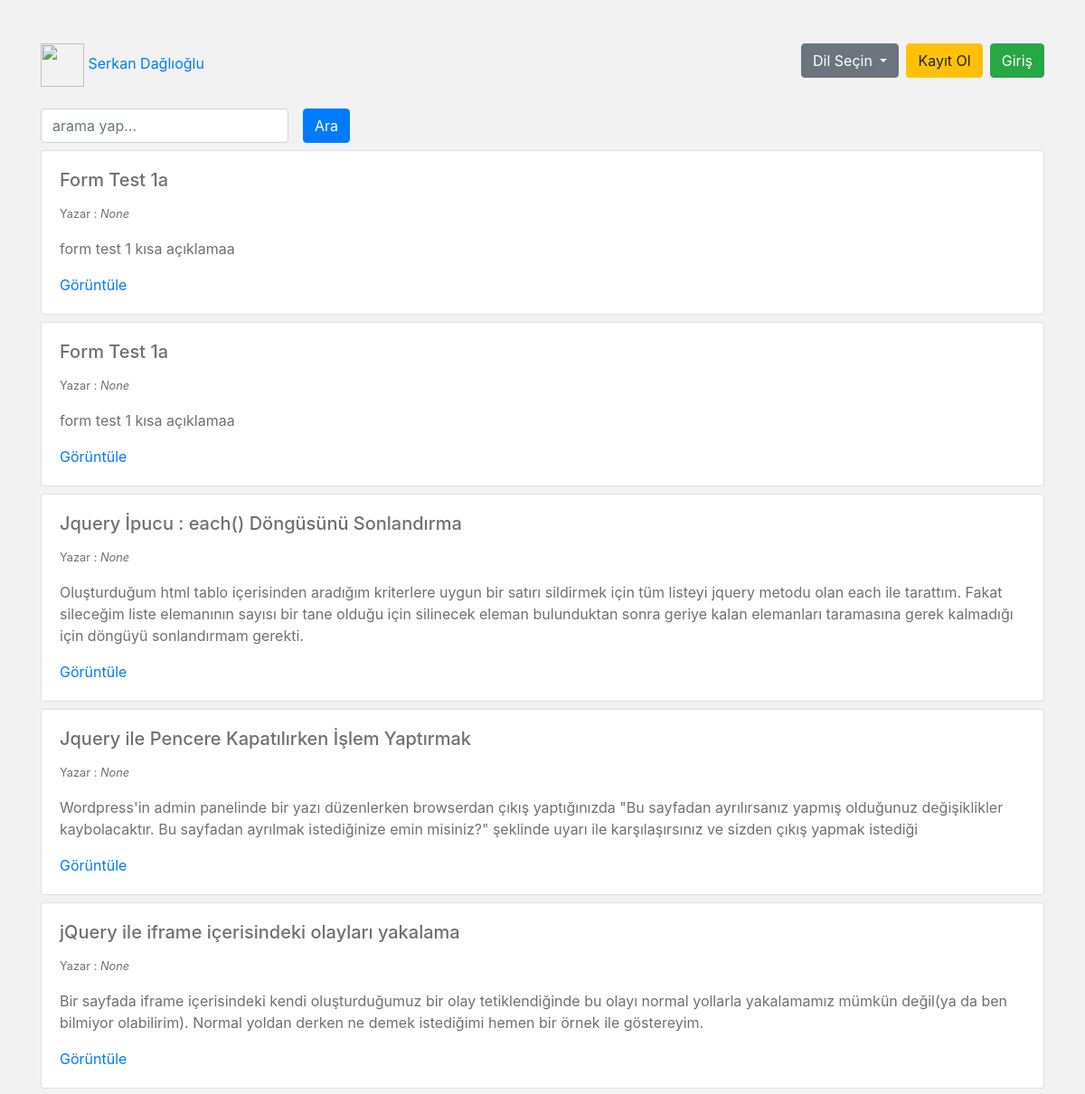
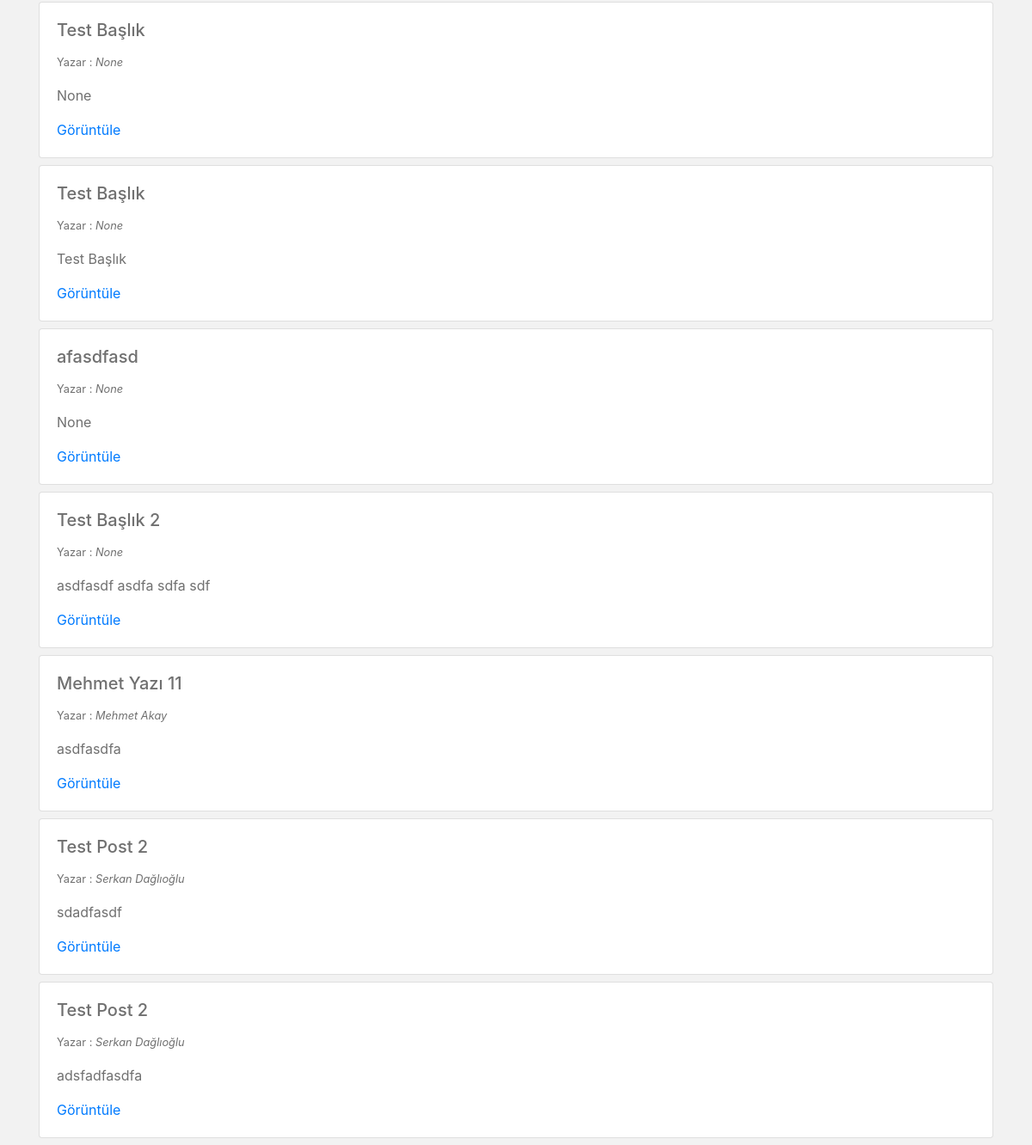
The page / on the database its author committed (2 pictures, top to bottom).
### tables this page shows
CREATE TABLE "posts" (
	"post_id"	integer NOT NULL,
	"post_title"	text(255),
	"post_content"	blob,
	"user_id"	integer,
	"post_summary"	BLOB,
	PRIMARY KEY("post_id" AUTOINCREMENT)
);

CREATE TABLE "users" (
  "user_id" integer NOT NULL PRIMARY KEY AUTOINCREMENT,
  "username" text(50),
  "password" text,
  "full_name" text
);

### flask_proje_one/controllers/website.py (the view)
@website_bp.route("/")
def posts():
    db = get_db()
    cr = db.cursor()
    params = []
    sql = "SELECT * FROM posts LEFT JOIN users ON posts.user_id=users.user_id"
    q = request.args.get("query")
    if q:
        sql += " WHERE post_content LIKE ? OR post_title LIKE ? OR post_summary LIKE ?"
        params.append('%'+q+'%')
        params.append('%'+q+'%')
        params.append('%'+q+'%')
    cr.execute(sql,tuple(params))
    post_items = cr.fetchall()
    return render_template("posts.html", post_items=post_items)

### flask_proje_one/app.py (called while the page is built)
@app.teardown_appcontext
def close_connection(exception):
    print("close_connection")
    db = getattr(g, '_database', None)
    if db is not None:
        db.close()

### flask_proje_one/libraries/db_helper.py (called while the page is built)
def get_db():
    db = getattr(g, '_database', None)
    if db is None:
        db = g._database = sqlite3.connect(DATABASE)
        db.row_factory = make_dicts
    return db

def make_dicts(cursor, row):
    return dict((cursor.description[idx][0], value)
                for idx, value in enumerate(row))

### flask_proje_one/templates/posts.html (shortened to what this page needs)
{% extends "base_layout.html" %}
{% block content %}
    <form action="{{ url_for("website.posts") }}" class="form-inline">
            <div class="form-group mr-3 mb-2">
                <input type="text" name="query" class="form-control" placeholder="{{ _("arama yap...") }}">
            </div>
            <button type="submit" class="btn btn-primary mb-2">{{ _("Ara") }}</button>
    </form>
    <div class="posts">
        {% for post in post_items %}
            <div class="card mb-2">
                <div class="card-body">
                    <h5 class="card-title">{{ post["post_title"] }}</h5>
                    <p>
                        <small>{{ _("Yazar") }} : <i>{{ post["full_name"] }}</i></small>
                    </p>
                    <p class="card-text">
                        {{ post["post_summary"] }}
                    </p>
                    <a href="{{ url_for("website.show_post", id=post["post_id"]) }}" class="card-link">{{ _("Görüntüle") }}</a>
                </div>
            </div>
        {% endfor %}
    </div>
{% endblock %}

### flask_proje_one/templates/base_layout.html (shortened to what this page needs)
<!doctype html>
<html lang="en">
<head>
    <link rel="stylesheet" href="https://stackpath.bootstrapcdn.com/bootstrap/4.5.0/css/bootstrap.min.css">
    <link rel="stylesheet" href="{{ url_for("static", filename="app.css") }}">
</head>
<body>
<div class="container mt-5 mb-4">
    <div class="row">
        <div class="col">
            <img src="http://www.serkandaglioglu.com/themes/serkandaglioglu/img/logo.png" id="logo"/>
            <a href="{{ url_for("website.posts") }}">Serkan Dağlıoğlu</a>
        </div>
        <div class="col">
            {% if "username" in session %}
                <a href="{{ url_for("admin.dashboard") }}" class="float-right">{{ _("Yönetici") }}</a>
            {% else %}
                <a href="{{ url_for("auth.login") }}" class="float-right btn btn-success">{{ _("Giriş") }}</a>
                <a href="{{ url_for("auth.register_user") }}" class="mr-2 float-right btn btn-warning">{{ _("Kayıt Ol") }}</a>
            {% endif %}
            <div class="dropdown float-right mr-2">
                <button class="btn btn-secondary dropdown-toggle" type="button" id="dropdownMenuButton" data-toggle="dropdown" aria-haspopup="true" aria-expanded="false">
                    {{ _("Dil Seçin") }}
                </button>
            </div>
        </div>
    </div>
</div>
<div class="container">
    {% block content %}{% endblock %}
</div>
</body>
</html>

### flask_proje_one/static/app.css (style rules this page uses)
body { background-color: #f2f2f2; font-size: 16px; color: #707070; }
#logo { width: 48px; height: 48px; }

### rows shown on the page
posts: post_title "Form Test 1a", full_name "None", post_summary "form test 1 kısa açıklamaa"
posts: post_title "Form Test 1a", full_name "None", post_summary "form test 1 kısa açıklamaa"
posts: post_title "Jquery İpucu : each() Döngüsünü Sonlandırma", full_name "None", post_summary "Oluşturduğum html tablo içerisinden aradığım kriterlere uygun bir satırı sildirmek için tüm listeyi jquery metodu olan each ile tarattım. Fakat sileceğim liste elemanının sayısı bir tane olduğu için silinecek eleman bulunduktan sonra geriye kalan elemanları taramasına gerek kalmadığı için döngüyü sonlandırmam gerekti."
posts: post_title "Jquery ile Pencere Kapatılırken İşlem Yaptırmak", full_name "None", post_summary "Wordpress'in admin panelinde bir yazı düzenlerken browserdan çıkış yaptığınızda \"Bu sayfadan ayrılırsanız yapmış olduğunuz değişiklikler kaybolacaktır. Bu sayfadan ayrılmak istediğinize emin misiniz?\" şeklinde uyarı ile karşılaşırsınız ve sizden çıkış yapmak istediği"
posts: post_title "jQuery ile iframe içerisindeki olayları yakalama", full_name "None", post_summary "Bir sayfada iframe içerisindeki kendi oluşturduğumuz bir olay tetiklendiğinde bu olayı normal yollarla yakalamamız mümkün değil(ya da ben bilmiyor olabilirim). Normal yoldan derken ne demek istediğimi hemen bir örnek ile göstereyim."
posts: post_title "Test Başlık", full_name "None", post_summary "None"
posts: post_title "Test Başlık", full_name "None", post_summary "Test Başlık"
posts: post_title "afasdfasd", full_name "None", post_summary "None"
posts: post_title "Test Başlık 2", full_name "None", post_summary "asdfasdf asdfa sdfa sdf"
posts: post_title "Mehmet Yazı 11", full_name "Mehmet Akay", post_summary "asdfasdfa"
posts: post_title "Test Post 2", full_name "Serkan Dağlıoğlu", post_summary "sdadfasdf"
posts: post_title "Test Post 2", full_name "Serkan Dağlıoğlu", post_summary "adsfadfasdfa"
